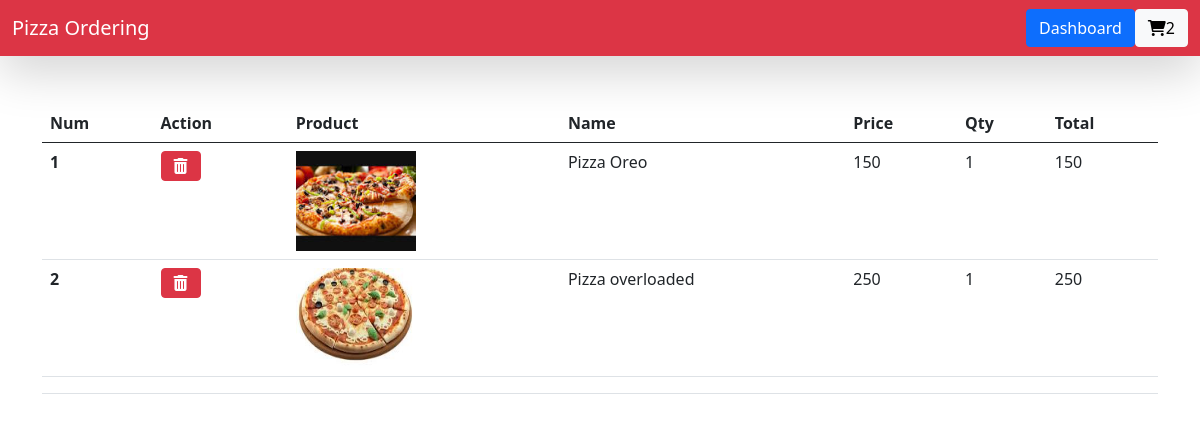
Page /cart/ (signed in) on the committed database.
### home/models.py (models this page shows)
class BaseModel(models.Model):
    uid=models.UUIDField(default=uuid.uuid4,editable=True,primary_key=True)
    created_at=models.DateField(auto_now_add=True)
    updated_at=models.DateField(auto_now_add=True)
    class Meta:
        abstract=True

class CartItems(BaseModel):
    cart=models.ForeignKey(Cart,on_delete=models.CASCADE,related_name="cart_items")
    pizza=models.ForeignKey(Pizza,on_delete=models.CASCADE)

class Pizza(BaseModel):
    category=models.ForeignKey(PizzaCategory,on_delete=models.CASCADE,related_name='pizzas')
    pizza_name=models.CharField(max_length=255)
    price=models.IntegerField(default=100)
    images=models.ImageField(upload_to='pizza')

### home/views.py (the view)
# urls.py: path("cart/",cart,name="cart"),
def cart(request):
    cart=Cart.objects.get(is_paid=False,user=request.user)
    context={'carts':cart}
    return render(request,'cart.html',context)

### home/templates/cart.html (shortened to what this page needs)
{% extends "base.html" %}
{%block start%}
<div class="container card-shadow-lg mt-5">
<table class="table">
        <thead>
        <tr>
            <th scope="col">Num</th>
            <th scope="col">Action</th>
            <th scope="col">Product</th>
            <th scope="col">Name</th>
            <th scope="col">Price</th>
            <th scope="col">Qty</th>
            <th scope="col">Total</th>
        </tr>
        </thead>
        <tbody>
            {% for cartitems in carts.cart_items.all%}
            <tr>
            <th scope="row">{{forloop.counter}}</th>
            <th>
                <a href="{% url 'remove_cart_items' cartitems.uid %}" class="btn btn-danger"><i class="fa-solid fa-trash-can"></i></a>
            </th>
            <td>
                <img src="/media/{{cartitems.pizza.images}}" style="height:100px;width:120px;"></td>
            <td>{{cartitems.pizza.pizza_name}}</td>
            <td>{{cartitems.pizza.price}}</td>
            <td>1</td>
            <td>{{cartitems.pizza.price}}</td>
        </tr>
            {% endfor %}
            <tr>
                <th scope='row'></th>
                <td></td>
                <td></td>
                <td></td>
                <td></td>
                <td></td>
                <td>
                </td>
            </tr>
        </tbody>
    </table>
</div>
{%endblock%}

### home/templates/base.html (shortened to what this page needs)
<html>
    <head>
        <link rel="stylesheet" href="https://cdnjs.cloudflare.com/ajax/libs/font-awesome/6.0.0/css/all.min.css">
        <link href="https://cdn.jsdelivr.net/npm/bootstrap@5.0.2/dist/css/bootstrap.min.css" rel="stylesheet">
    </head>
    <body>
        <nav class="navbar navbar-dark bg-danger shadow-lg">
            <div class="container-fluid">
                <a href="/" class="navbar-brand">Pizza Ordering</a>
                <div class="d-flex">
                    {% if user.is_authenticated%}
                    <a class="btn btn-primary" href={%url "login"%}> Dashboard</a>
                    {%else%}
                    <a class="navbar-brand" href={%url "login"%}> Login</a>
                    <a class="navbar-brand" href={% url "register"%}>Register</a>
                    {%endif%}
                        <a class="btn btn-light" href="{% url 'cart' %}"><i class="fa-solid fa-cart-shopping"></i>{{request.user.get_cart_count}}</a>
                </div>
            </div>
        </nav>
        {%block start%}
        {%endblock%}
    </body>
</html>

### rows in the picture
CartItems: pizza.images (picture), pizza.pizza_name "Pizza Oreo", pizza.price "150"
CartItems: pizza.images (picture), pizza.pizza_name "Pizza overloaded", pizza.price "250"

### other values in the picture
{{ request.user.get_cart_count }} "2"
